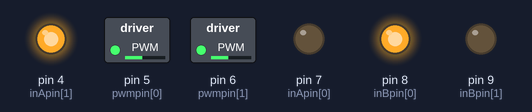
The sketch below on a simulated Arduino Uno, built with avr-gcc and run on an emulated ATmega328P. Parts: switched loads named in the sketch (green lamp = pin HIGH), output pins drawn as LEDs (lit = HIGH).

Above: at 0.1 s.
Timing chart, 0 to 1.6 s (numbered marks = the images above):
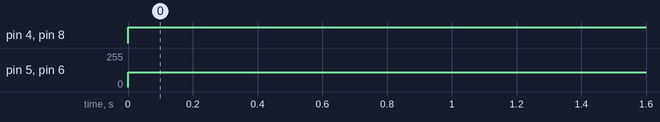

The sketch:

vroomvroom_test.ino
```cpp
#define BRAKEVCC 0 //defines all the ints for wheel rotation
#define CW   1
#define CCW  2
#define BRAKEGND 3
#define CS_THRESHOLD 100

int inApin[2] = {7, 4};  // INA: Clockwise input
int inBpin[2] = {8, 9}; // INB: Counter-clockwise input
int pwmpin[2] = {5, 6}; // PWM input
int cspin[2] = {2, 3}; // CS: Current sense ANALOG input
int enpin[2] = {0, 1}; // EN: Status of switches output (Analog pin)

void setup() {
  for (int i=0; i<2; i++)
  {
    pinMode(inApin[i], OUTPUT);
    pinMode(inBpin[i], OUTPUT);
    pinMode(pwmpin[i], OUTPUT);
  }
  // Initialize brakes for motors
  for (int i=0; i<2; i++)
  {
    digitalWrite(inApin[i], LOW);
    digitalWrite(inBpin[i], LOW);
  }

}

void loop() {
  //CORRECT
  motorGo(0, CCW, 110);
  motorGo(1, CW, 110);
}

void brake() { //full stop to motors
  Serial.println("Stopping!");
  motorGo(0, 0, 110);
  motorGo(1, 0, 110);
}
void left() { //turns motors left
  Serial.println("Left turning");
  motorGo(0, CCW, 110);
  motorGo(1, CCW, 110);
}

void right() { //turns motors right
  Serial.print("Right turning");
  motorGo(0, CW, 110);
  motorGo(1, CW, 110);
}

void forward() { //drives motors forwards
  // new chassis is CCW and CW
  Serial.println("Going forward!");
  motorGo(0, CCW, 110);
  motorGo(1, CW, 110);

}

void reverse() { //drives motors in reverse
  Serial.println("Going backward!");
  motorGo(0, CW, 110);
  motorGo(1, CW, 110);
}

void motorGo(uint8_t motor, uint8_t direct, uint8_t pwm) //Sparkfun's code to get the motors to run
{
  if (motor <= 1)
  {
    if (direct <=4)
    {
      // Set inA[motor]
      if (direct <=1)
        digitalWrite(inApin[motor], HIGH);
      else
        digitalWrite(inApin[motor], LOW);

      // Set inB[motor]
      if ((direct==0)||(direct==2))
        digitalWrite(inBpin[motor], HIGH);
      else
        digitalWrite(inBpin[motor], LOW);

      analogWrite(pwmpin[motor], pwm);
    }
  }
}
```

Measured:
- by itself, pin 4 (inApin[1]), pin 8 (inBpin[0]): LOW → HIGH at 0.00 s
- by itself, pin 5 (pwmpin[0]), pin 6 (pwmpin[1]): 0/255 → 110/255 at 0.00 s
